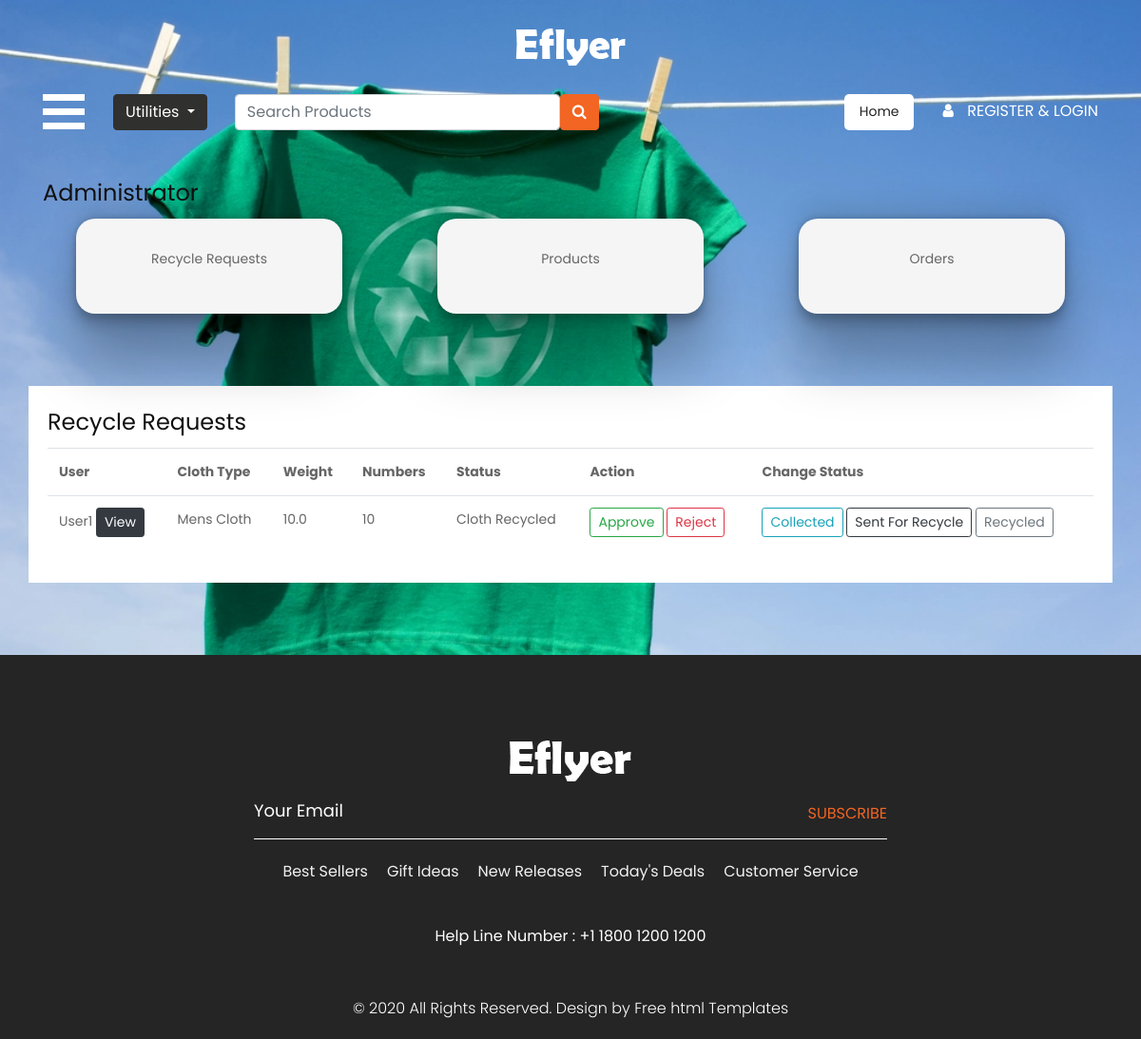
Before: /RecycleRequests with the older database file.
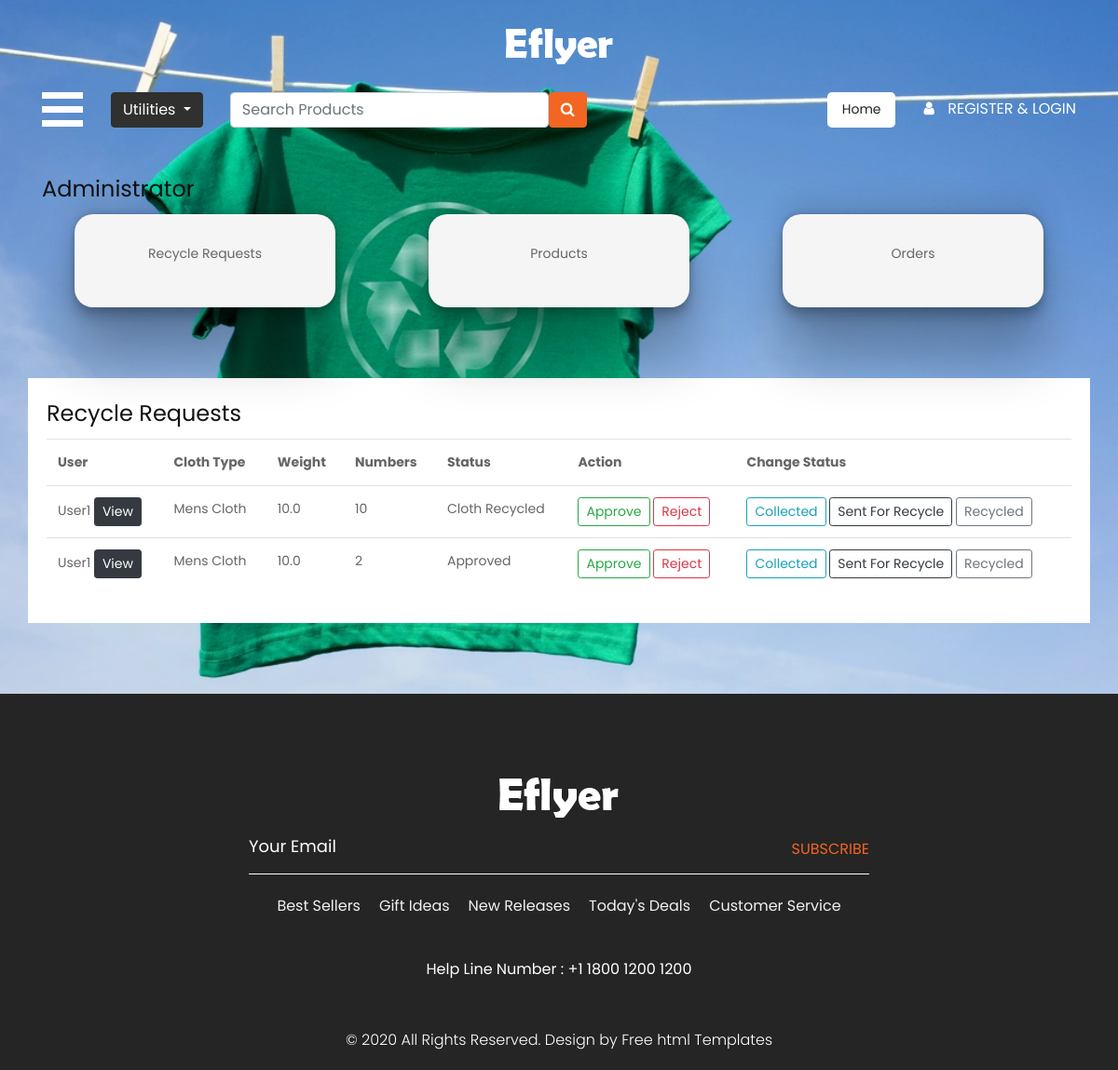
After: the same page with the newer database file.
### Home/models.py (models this page shows)
class RecycleCloth(models.Model):
    clothcategory = models.CharField(max_length=255)
    clothweight = models.FloatField()
    numberofcloth = models.IntegerField()
    ponits = models.IntegerField(null=True,blank=True)
    approvel = models.BooleanField(default=False)
    rejection = models.BooleanField(default=False)
    status = models.CharField(max_length=255,null=True)
    user = models.ForeignKey(User,on_delete=models.CASCADE)
    recycled_product = models.CharField(max_length=255,null=True,blank=True)

### AdminApp/views.py (the view)
# urls.py: path("RecycleRequests",views.RecycleRequests,name="RecycleRequests"),
def RecycleRequests(request):
    recloth = RecycleCloth.objects.all()
    context = {
        "recloth":recloth
    }
    return render(request,"recyclerequest.html",context)

### templates/recyclerequest.html (shortened to what this page needs)
{% extends "adminindex.html" %}
{% block content %}
<div class="container cont">
    <h1>Recycle Requests</h1>
    <table class="table">
        <tr>
            <th>User</th>
            <th>Cloth Type</th>
            <th>Weight</th>
            <th>Numbers</th>
            <th>Status</th>
            <th>Action</th>
            <th>Change Status</th>
        </tr>
        {% for i in recloth %}
        <tr>
            <td>{{i.user.first_name}} <a href="" class="btn btn-dark btn-sm">View</a></td>
            <td>{{i.clothcategory}}</td>
            <td>{{i.clothweight}}</td>
            <td>{{i.numberofcloth}}</td>
            <td>{{i.status}}</td>
            <td>
                <a href="{%url 'ApproveReq' i.id %}" class="btn btn-outline-success btn-sm">Approve</a>
                <a href="{%url 'RejectReq' i.id %}" class="btn btn-outline-danger btn-sm">Reject</a>
            </td>
            <td>
                <a href="{%url 'CollectReq' i.id %}" class="btn btn-outline-info btn-sm">Collected</a>
                <a href="{%url 'SentForRecycleReq' i.id%}" class="btn btn-outline-dark btn-sm">Sent For Recycle</a>
                <a href="{%url 'RecycledReq' i.id %}" class="btn btn-outline-secondary btn-sm">Recycled</a>
            </td>
        </tr>
        {% endfor %}
    </table>
</div>
<br><br><br>
{% endblock %}

Changed rows visible on the page:
added RecycleCloth: user.first_name "User1", clothcategory "Mens Cloth", clothweight "10.0", numberofcloth "2", status "Approved"
